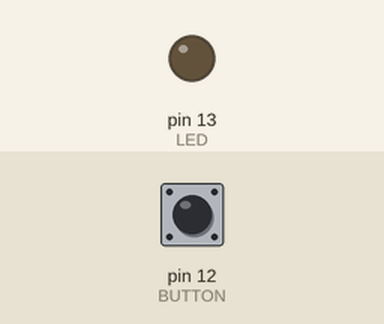
Bench run of a sketch on a simulated Arduino Uno, built with avr-gcc and run on an emulated ATmega328P. Parts: output pins drawn as LEDs (lit = HIGH). The inputs (shaded band) are chosen by the test bench; at power-on: pin 12 (BUTTON) HIGH.

Above: at 1.2 s.
1.3 s: pin 12 (BUTTON) pulled LOW for 0.15 s
At 1.9 s:
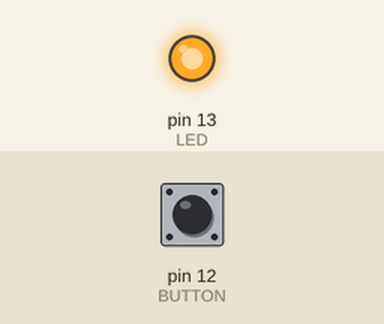
2.9 s: pin 12 (BUTTON) pulled LOW for 1 s
At 3.2 s:
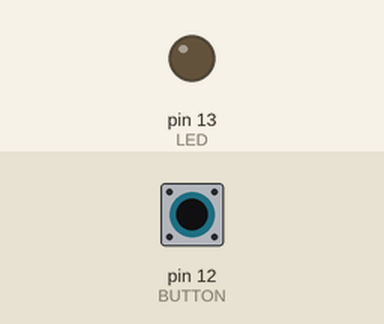
5.4 s: pin 12 (BUTTON) pulled LOW for 3.2 s
At 6.3 s:
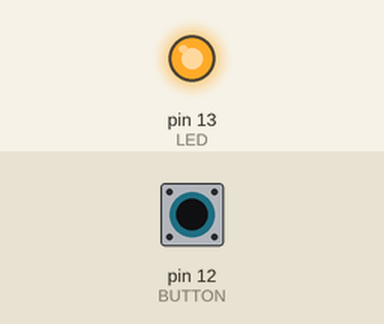
Timing chart, 0 to 8.4 s (numbered marks = the images above; inputs shaded):
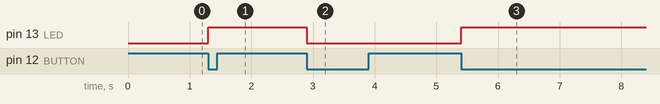

Measured:
- after the input at 1.3 s, pin 13 (LED): LOW → HIGH at once
- after the input at 2.9 s, pin 13 (LED): HIGH → LOW at once
- after the input at 5.4 s, pin 13 (LED): LOW → HIGH at once

The sketch:

opdracht_2.ino
```cpp
#define LED    13
#define BUTTON 12

int button_state = HIGH;
int led_state    = LOW;

void setup()
{
  pinMode(LED, OUTPUT);
  pinMode(BUTTON, INPUT);
  digitalWrite(BUTTON, HIGH);
}

void loop()
{
  if(digitalRead(BUTTON) == LOW && button_state == HIGH)
  {
    button_state = LOW;

    if(led_state == HIGH)
    {
      led_state = LOW;
    }

    else
    {
      led_state = HIGH;
    }
  }

  if(digitalRead(BUTTON) == HIGH)
  {
    button_state = HIGH;
  }

  digitalWrite(LED, led_state);
}
```
